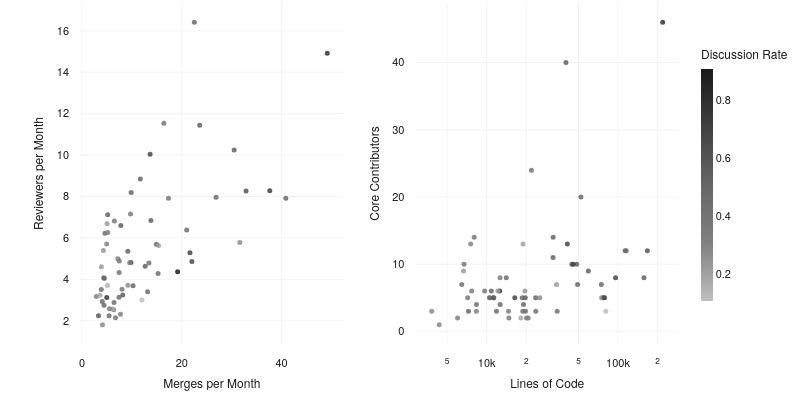

Notebook source saved alongside this figure:
### Code cell
import plotly.graph_objects as go
from plotly.subplots import make_subplots

size = repo["age_months"].to_numpy()
color = repo["participation"].to_numpy()
sizeref = 10.0 * max(size) / (24.0**2)
names = repo["name"].to_list()


def bubbles(x, y):
    return go.Scatter(
        x=x,
        y=y,
        mode="markers",
        text=names,
        showlegend=False,
        marker=dict(
            size=5,
            color=color,
            coloraxis="coloraxis",
            line=dict(width=0.0),
            opacity=0.85,
        ),
        hovertemplate="%{text}<br>%{x}, %{y}<extra></extra>",
    )


fig = make_subplots(
    rows=1,
    cols=2,
    horizontal_spacing=0.12,
)

fig.add_trace(
    bubbles(repo["pr_rate"].to_numpy(), repo["reviewers_per_month"].to_numpy()),
    row=1,
    col=1,
)
fig.add_trace(
    bubbles(repo["sloc"].to_numpy(), repo["core_contributors"].to_numpy()),
    row=1,
    col=2,
)

fig.update_xaxes(title="Merges per Month", row=1, col=1)
fig.update_yaxes(title="Reviewers per Month", row=1, col=1)
fig.update_xaxes(type="log", title="Lines of Code", row=1, col=2)
fig.update_yaxes(title="Core Contributors", row=1, col=2)


fig.update_layout(
    template="thesis",
    width=800,
    height=400,
    coloraxis=dict(
        colorbar=dict(
            title="Discussion Rate",
            thickness=12,
            len=0.8,
        ),
    ),
)
fig.show(
    config={
        "toImageButtonOptions": {
            "format": "svg",
            "filename": "cohort_funnel",
            "height": 400,
            "width": 800,
            "scale": 1,
        }
    }
)

### Figure 1 — Plotly figure (JSON) as saved in the notebook; plotly's stock layout.template omitted (floating-point values rounded to 4 significant figures)
{"data": [{"hovertemplate": "%{text}<br>%{x}, %{y}<extra></extra>", "marker": {"color": [0.42, 0.37, 0.53, 0.15, 0.75, 0.11, 0.41, 0.48, 0.4, 0.44, 0.48, 0.52, 0.49, 0.34, 0.52, 0.31, 0.53, 0.46, 0.45, 0.91, 0.33, 0.6, 0.36, 0.5, 0.37, 0.31, 0.44, 0.37, 0.22, 0.27, 0.4, 0.22, 0.77, 0.28, 0.44, 0.68, 0.51, 0.53, 0.36, 0.19, 0.47, 0.31, 0.33, 0.53, 0.49, 0.31, 0.48, 0.51, 0.29, 0.54, 0.2, 0.67, 0.45, 0.27, 0.71, 0.24, 0.37, 0.22, 0.28, 0.53, 0.49, 0.68, 0.57, 0.65, 0.47], "coloraxis": "coloraxis", "line": {"width": 0}, "opacity": 0.85, "size": 5}, "mode": "markers", "showlegend": false, "text": ["SonarSource/sonar-scanner-python", "DataDog/dd-license-attribution", "ansible/eda-server", "opentdf/tests", "equinor/everest-models", "cds-snc/sre-bot", "canonical/craft-providers", "snowflakedb/snowflake-cli", "NOAA-GFDL/NDSL", "canonical/craft-cli", "syne-tune/syne-tune", "canonical/mysql-operator", "canonical/craft-parts", "canonical/pgbouncer-operator", "opensearch-project/opensearch-py-ml", "canonical/craft-store", "temporalio/sdk-python", "microsoft/Olive", "aws-deadline/deadline-cloud-for-3ds-max", "SwissDataScienceCenter/renku-data-services", "cohere-ai/cohere-compass-sdk", "apache/iceberg-python", "linz/topo-imagery", "Zipstack/unstract-sdk", "Energinet-DataHub/opengeh-python-packages", "ansys/pyacp", "mongodb/django-mongodb-backend", "SatelliteQE/airgun", "NVIDIA-NeMo/Run", "canonical/vault-k8s-operator", "aws-deadline/deadline-cloud-worker-agent", "aws-deadline/deadline-cloud-test-fixtures", "demisto/demisto-sdk", "thunderbird/pulumi", "oracle-samples/drgn-tools", "canonical/charmed-openstack-upgrader", "datarobot/airflow-provider-datarobot", "aws/serverless-application-model", "aws-deadline/deadline-cloud-for-cinema-4d", "netboxlabs/diode-netbox-plugin", "mozilla-services/merino-py", "astronomy-commons/hats-import", "OpenJobDescription/openjd-sessions-for-python", "ansible/django-ansible-base", "shimming-toolbox/shimming-toolbox", "mistralai/mistral-common", "aws-deadline/deadline-cloud", "kedro-org/kedro-plugins", "aws-deadline/deadline-cloud-for-nuke", "awslabs/s3-connector-for-pytorch", "stytchauth/stytch-python", "fivetran/fivetran_connector_sdk", "ISISComputingGroup/ibex_bluesky_core", "Benchling-Open-Source/allotropy", "optuna/optuna", "OpenJobDescription/openjd-model-for-python", "aws-deadline/deadline-cloud-for-maya", "OpenJobDescription/openjd-adaptor-runtime-for-python", "mbta/dmap-import", "canonical/github-runner-operator", "sigstore/sigstore-python", "fox-it/dissect.target", "fox-it/flow.record", "awslabs/graphstorm", "canonical/charm-microceph"], "type": "scatter", "x": [6.414, 6.7, 30.49, 5.096, 4.96, 12.02, 7.438, 40.84, 13.41, 3.857, 13.15, 9.174, 14.91, 4.491, 4.341, 2.86, 12.65, 20.98, 4.593, 19.16, 7.174, 32.88, 8.021, 9.85, 7.464, 7.712, 15.24, 17.33, 15.33, 9.191, 16.39, 5.03, 49.15, 6.35, 5.419, 9.8, 5.146, 13.81, 9.714, 6.043, 26.87, 9.55, 5.156, 23.58, 4.406, 5.48, 22.52, 11.68, 4.939, 8.161, 3.597, 13.64, 7.409, 31.62, 37.63, 4.281, 6.485, 3.875, 4.097, 7.77, 10.23, 21.63, 3.304, 22.02, 4.054], "xaxis": "x", "y": [2.88, 2.15, 10.24, 3.7, 3.12, 3.0, 4.33, 7.91, 4.79, 3.51, 3.4, 5.36, 5.7, 4.04, 4.08, 3.17, 4.63, 6.38, 6.22, 4.37, 5.0, 8.27, 3.52, 8.19, 4.89, 2.31, 4.28, 7.92, 5.64, 3.71, 11.53, 6.68, 14.92, 2.53, 2.24, 4.81, 7.12, 6.84, 7.16, 2.57, 7.96, 4.8, 6.26, 11.44, 2.75, 2.58, 16.41, 8.85, 5.71, 3.25, 3.23, 10.04, 3.14, 5.78, 8.28, 5.39, 6.82, 4.61, 1.81, 6.6, 3.69, 5.28, 2.24, 4.86, 2.93], "yaxis": "y"}, {"hovertemplate": "%{text}<br>%{x}, %{y}<extra></extra>", "marker": {"color": [0.42, 0.37, 0.53, 0.15, 0.75, 0.11, 0.41, 0.48, 0.4, 0.44, 0.48, 0.52, 0.49, 0.34, 0.52, 0.31, 0.53, 0.46, 0.45, 0.91, 0.33, 0.6, 0.36, 0.5, 0.37, 0.31, 0.44, 0.37, 0.22, 0.27, 0.4, 0.22, 0.77, 0.28, 0.44, 0.68, 0.51, 0.53, 0.36, 0.19, 0.47, 0.31, 0.33, 0.53, 0.49, 0.31, 0.48, 0.51, 0.29, 0.54, 0.2, 0.67, 0.45, 0.27, 0.71, 0.24, 0.37, 0.22, 0.28, 0.53, 0.49, 0.68, 0.57, 0.65, 0.47], "coloraxis": "coloraxis", "line": {"width": 0}, "opacity": 0.85, "size": 5}, "mode": "markers", "showlegend": false, "text": ["SonarSource/sonar-scanner-python", "DataDog/dd-license-attribution", "ansible/eda-server", "opentdf/tests", "equinor/everest-models", "cds-snc/sre-bot", "canonical/craft-providers", "snowflakedb/snowflake-cli", "NOAA-GFDL/NDSL", "canonical/craft-cli", "syne-tune/syne-tune", "canonical/mysql-operator", "canonical/craft-parts", "canonical/pgbouncer-operator", "opensearch-project/opensearch-py-ml", "canonical/craft-store", "temporalio/sdk-python", "microsoft/Olive", "aws-deadline/deadline-cloud-for-3ds-max", "SwissDataScienceCenter/renku-data-services", "cohere-ai/cohere-compass-sdk", "apache/iceberg-python", "linz/topo-imagery", "Zipstack/unstract-sdk", "Energinet-DataHub/opengeh-python-packages", "ansys/pyacp", "mongodb/django-mongodb-backend", "SatelliteQE/airgun", "NVIDIA-NeMo/Run", "canonical/vault-k8s-operator", "aws-deadline/deadline-cloud-worker-agent", "aws-deadline/deadline-cloud-test-fixtures", "demisto/demisto-sdk", "thunderbird/pulumi", "oracle-samples/drgn-tools", "canonical/charmed-openstack-upgrader", "datarobot/airflow-provider-datarobot", "aws/serverless-application-model", "aws-deadline/deadline-cloud-for-cinema-4d", "netboxlabs/diode-netbox-plugin", "mozilla-services/merino-py", "astronomy-commons/hats-import", "OpenJobDescription/openjd-sessions-for-python", "ansible/django-ansible-base", "shimming-toolbox/shimming-toolbox", "mistralai/mistral-common", "aws-deadline/deadline-cloud", "kedro-org/kedro-plugins", "aws-deadline/deadline-cloud-for-nuke", "awslabs/s3-connector-for-pytorch", "stytchauth/stytch-python", "fivetran/fivetran_connector_sdk", "ISISComputingGroup/ibex_bluesky_core", "Benchling-Open-Source/allotropy", "optuna/optuna", "OpenJobDescription/openjd-model-for-python", "aws-deadline/deadline-cloud-for-maya", "OpenJobDescription/openjd-adaptor-runtime-for-python", "mbta/dmap-import", "canonical/github-runner-operator", "sigstore/sigstore-python", "fox-it/dissect.target", "fox-it/flow.record", "awslabs/graphstorm", "canonical/charm-microceph"], "type": "scatter", "x": [6465, 20120, 59430, 10482, 12561, 80748, 23657, 113232, 34424, 8362, 19070, 23597, 49241, 14763, 32008, 6006, 157578, 74656, 14114, 77396, 7684, 167220, 7168, 10849, 6726, 20725, 18847, 21930, 34013, 25390, 44475, 6673, 218852, 4350, 19759, 16376, 10547, 40159, 9640, 18227, 115400, 8348, 12660, 48421, 18672, 14662, 52187, 32092, 7554, 11329, 18927, 41120, 11884, 75104, 45507, 19584, 8039, 12170, 3819, 19687, 7269, 95802, 11223, 79015, 12668], "xaxis": "x2", "y": [7, 2, 9, 5, 6, 3, 3, 12, 3, 4, 4, 5, 7, 2, 11, 2, 8, 7, 8, 5, 6, 12, 5, 6, 10, 2, 3, 24, 7, 5, 10, 9, 46, 1, 3, 5, 5, 40, 6, 2, 12, 3, 8, 10, 5, 3, 20, 14, 13, 5, 13, 13, 3, 5, 10, 6, 14, 6, 3, 5, 3, 8, 5, 5, 4], "yaxis": "y2"}], "layout": {"coloraxis": {"colorbar": {"len": 0.8, "thickness": 12, "title": {"text": "Discussion Rate"}}}, "height": 400, "width": 800, "xaxis": {"anchor": "y", "domain": [0, 0.44], "title": {"text": "Merges per Month"}}, "xaxis2": {"anchor": "y2", "domain": [0.56, 1], "title": {"text": "Lines of Code"}, "type": "log"}, "yaxis": {"anchor": "x", "domain": [0, 1], "title": {"text": "Reviewers per Month"}}, "yaxis2": {"anchor": "x2", "domain": [0, 1], "title": {"text": "Core Contributors"}}}}
